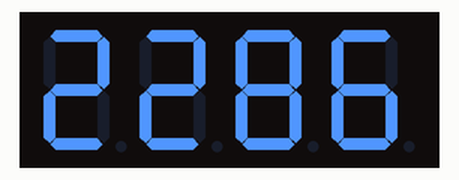
Recording of a sketch running on a simulated Arduino Uno, built with avr-gcc and run on an emulated ATmega328P. On the bench: 4-digit seven-segment display. Wiring (inferred from the names in the program): 4-digit 7-segment display, segments lit when HIGH: segments pin 1, pin 2, pin 3, pin 4, pin 5, pin 6, pin 7; digit selects pin 8, pin 9, pin 10, pin 11. The segment pins are drawn as the display they are named for.

Above: at 0.1 s.
At 4.2 s:
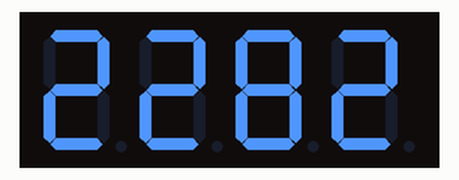
At 9.3 s:
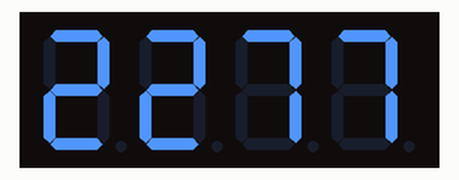
At 19.4 s:
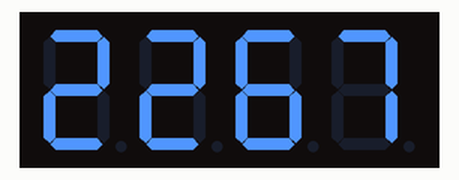
At 28.6 s:
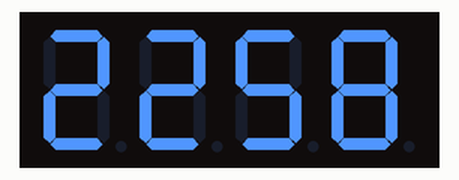
At 38.8 s:
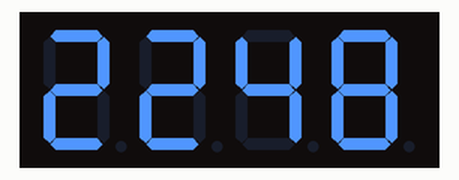

Measured:
- what the display in image 1 shows lasts 1.0 s, from 4.1 s to 5.1 s

The sketch:

version4.ino
```cpp
int a = 1;
int b = 2;
int c = 3;
int d = 4;
int e = 5;
int f = 6;
int g = 7;

int c1 = 8;
int c2 = 9;
int c3 = 10;
int c4 = 11;

int numInput= 2286;
int numToWrite, n1, n2, n3, n4;

unsigned long lastTime;

void setup() {
  // put your setup code here, to run once:
  pinMode ( a, OUTPUT);
  pinMode ( b, OUTPUT);
  pinMode ( c, OUTPUT);
  pinMode ( d, OUTPUT);
  pinMode ( e, OUTPUT);
  pinMode ( f, OUTPUT);
  pinMode ( g, OUTPUT);
  pinMode ( c1, OUTPUT);
  pinMode ( c2, OUTPUT);
  pinMode ( c3, OUTPUT);
  pinMode ( c4, OUTPUT);

  digitalWrite( c1 , HIGH);
  digitalWrite( c2 , HIGH);
  digitalWrite( c3 , HIGH);
  digitalWrite( c4 , HIGH);
}

void loop() {
  // Counter
  if (millis() - lastTime > 1000)
  {
    numInput = numInput - 1;
    lastTime = millis ();
  }

 numToWrite =numInput;

  n4 = numToWrite%10;

  numToWrite = numToWrite / 10;
  n3 = numToWrite%10;

  numToWrite = numToWrite / 10;
  n2 = numToWrite%10;

  numToWrite = numToWrite / 10;
  n1 = numToWrite%10;

  digitalWrite( c4 , LOW);
  y(n4);
  delay(5);
  digitalWrite( c4 , HIGH);

  digitalWrite( c3 , LOW);
  y(n3);
  delay(5);
  digitalWrite( c3 , HIGH);

  digitalWrite( c2 , LOW);
  y(n2);
  delay(5);
  digitalWrite( c2 , HIGH);


  digitalWrite( c1 , LOW);
  y(n1);
  delay(5);
  digitalWrite( c1 , HIGH);
}

void y (int x) {
  digitalWrite(a, LOW);
  digitalWrite(b, LOW);
  digitalWrite(c, LOW);
  digitalWrite(d, LOW);
  digitalWrite(e, LOW);
  digitalWrite(f, LOW);
  digitalWrite(g, LOW);
  if (x == 1 )
  {
    digitalWrite(b, HIGH);
    digitalWrite(c, HIGH);
  }
  if (x == 2 )
  {
    digitalWrite(a, HIGH);
    digitalWrite(b, HIGH);
    digitalWrite(d, HIGH);
    digitalWrite(e, HIGH);
    digitalWrite(g, HIGH);
  }
  if (x == 3 )
  {
    digitalWrite(a, HIGH);
    digitalWrite(b, HIGH);
    digitalWrite(c, HIGH);
    digitalWrite(d, HIGH);
    digitalWrite(g, HIGH);
  }
  if (x == 4 )
  {
    digitalWrite(b, HIGH);
    digitalWrite(c, HIGH);
    digitalWrite(f, HIGH);
    digitalWrite(g, HIGH);
  }
  if (x == 5 )
  {
    digitalWrite(a, HIGH);
    digitalWrite(c, HIGH);
    digitalWrite(d, HIGH);
    digitalWrite(f, HIGH);
    digitalWrite(g, HIGH);
  }
  if (x == 6)
  {
    digitalWrite(a, HIGH);
    digitalWrite(c, HIGH);
    digitalWrite(d, HIGH);
    digitalWrite(e, HIGH);
    digitalWrite(f, HIGH);
    digitalWrite(g, HIGH);
  }
  if (x == 7 )
  {
    digitalWrite(a, HIGH);
    digitalWrite(b, HIGH);
    digitalWrite(c, HIGH);
  }
  if (x == 8 )
  {
    digitalWrite(a, HIGH);
    digitalWrite(b, HIGH);
    digitalWrite(c, HIGH);
    digitalWrite(d, HIGH);
    digitalWrite(e, HIGH);
    digitalWrite(f, HIGH);
    digitalWrite(g, HIGH);
  }
  if (x == 9 )
  {
    digitalWrite(a, HIGH);
    digitalWrite(b, HIGH);
    digitalWrite(c, HIGH);
    digitalWrite(d, HIGH);
    digitalWrite(f, HIGH);
    digitalWrite(g, HIGH);
  }
  if (x == 0 )
  {
    digitalWrite(a, HIGH);
    digitalWrite(b, HIGH);
    digitalWrite(c, HIGH);
    digitalWrite(d, HIGH);
    digitalWrite(e, HIGH);
    digitalWrite(f, HIGH);
  }
}
```
